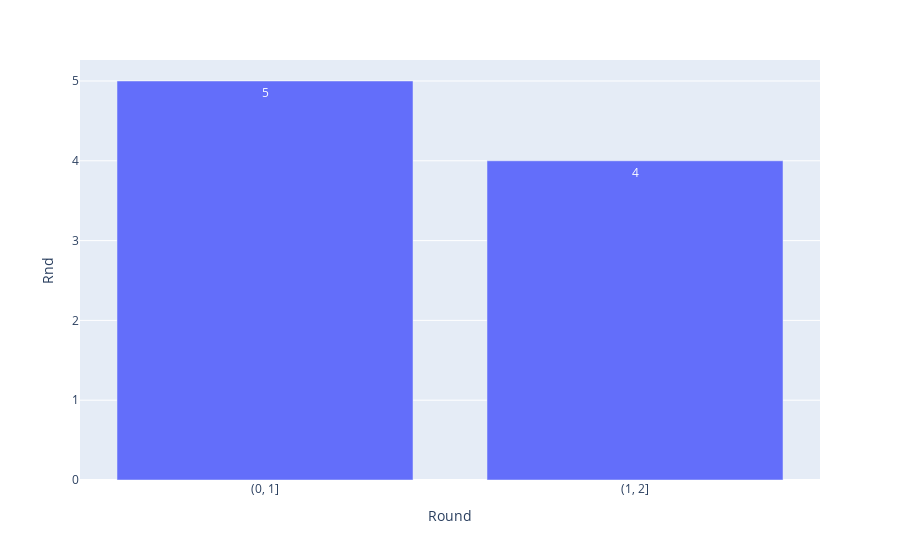

The cell this chart's notebook holds for it:
### Code cell
fig.show()
#testing out matplotlib

### Figure 1 — Plotly figure (JSON) as saved in the notebook; plotly's stock layout.template omitted (floating-point values rounded to 4 significant figures)
{"data": [{"alignmentgroup": "True", "hovertemplate": "Round=%{x}<br>Rnd=%{text}<extra></extra>", "legendgroup": "", "marker": {"color": "#636efa"}, "name": "", "offsetgroup": "", "orientation": "v", "showlegend": false, "text": [5, 4], "textposition": "auto", "type": "bar", "x": ["(0, 1]", "(1, 2]"], "xaxis": "x", "y": [5, 4], "yaxis": "y"}], "layout": {"barmode": "relative", "legend": {"tracegroupgap": 0}, "margin": {"t": 60}, "xaxis": {"anchor": "y", "domain": [0, 1], "title": {"text": "Round"}}, "yaxis": {"anchor": "x", "domain": [0, 1], "title": {"text": "Rnd"}}}}
